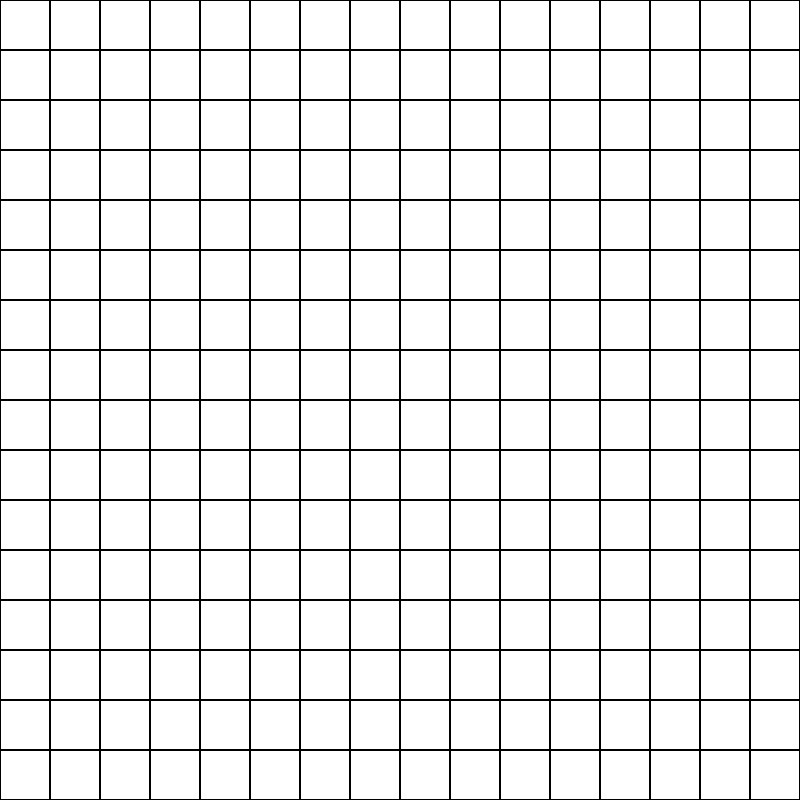
Frame 1 (no input)
Frame 60 (no input): identical to frame 1, image omitted
Frame 120 (the mouse pressed at the canvas centre since frame 60): identical to frame 1, image omitted

The p5.js sketch that drew this single still picture (run headless with seeded random() and noise() and a simulated clock; from frame 60 on, the mouse is pressed at the canvas centre):

// p5.js sketch
// ── sketch.js
let gridSize = 50;
let gridPoss = [];
let gridShapes = [];


function setup() {
  createCanvas(800,800);
  rectMode(CENTER);
  let rows = int(height / gridSize);
  let cols = int(width / gridSize);
  // initialize all grid rects
  for (let j = 0; j < rows; j++) {
    for (let i = 0; i < cols; i++) {
      gridPoss.push(createVector((i + 0.5) * gridSize, (j + 0.5) * gridSize));
      gridShapes.push(0);
    }
  }
}


function draw() {
  background(255);

  for (let i = 0; i < gridPoss.length; i++) {
    // draw a hollow grid rect
    noFill();
    stroke(0);
    strokeWeight(2);
    rect(gridPoss[i].x, gridPoss[i].y, gridSize, gridSize);
    
    // draw a solid shape
    noStroke();
    fill(0);
    if (gridShapes[i] == 1) {
      triangle(
        gridPoss[i].x - gridSize / 2,
        gridPoss[i].y - gridSize / 2,
        gridPoss[i].x + gridSize / 2,
        gridPoss[i].y - gridSize / 2,
        gridPoss[i].x,
        gridPoss[i].y + gridSize / 2
      );
    }

    if (gridShapes[i] == 2) {
      triangle(
        gridPoss[i].x,
        gridPoss[i].y - gridSize / 2,
        gridPoss[i].x - gridSize / 2,
        gridPoss[i].y + gridSize / 2,
        gridPoss[i].x + gridSize / 2,
        gridPoss[i].y + gridSize / 2
      );
    }

    if (gridShapes[i] == 3) {
      circle(gridPoss[i].x, gridPoss[i].y, gridSize);
    }
    
    if (gridShapes[i] == 4) {
      rect(gridPoss[i].x, gridPoss[i].y, gridSize, gridSize);
    }
  }
}

function mousePressed() {
  // click to change the shape inside the grid
  for (let i = 0; i < gridPoss.length; i++) {
    if (
      mouseX > gridPoss[i].x - gridSize / 2 &&
      mouseX < gridPoss[i].x + gridSize / 2 &&
      mouseY > gridPoss[i].y - gridSize / 2 &&
      mouseY < gridPoss[i].y + gridSize / 2
    ) {
      gridShapes[i] = (gridShapes[i] + 1) % 5;
    }
  }
}
